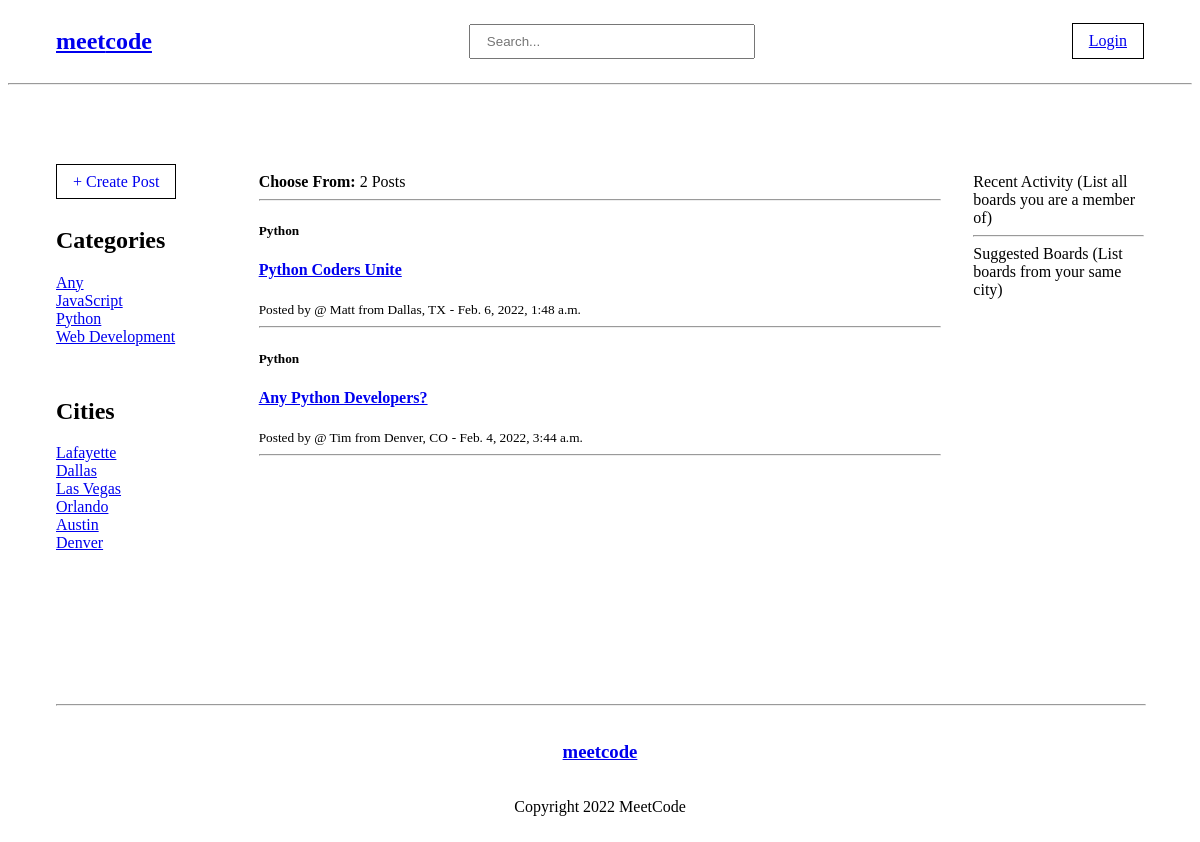
Page /?q=Python on the committed database.
### base/models.py (models this page shows, shortened)
class Category(models.Model):
    name = models.CharField(max_length=50)
    def __str__(self):
        return self.name

class Board(models.Model):
    author = models.ForeignKey(User, on_delete=models.SET_NULL, null=True)
    category = models.ForeignKey(Category, on_delete=models.SET_NULL, null=True)
    city = models.CharField(max_length=30, null=True, blank=True)
    state = models.CharField(max_length=2, null=True, blank=True)
    name = models.CharField(max_length=200)
    description = models.TextField(null=True, blank=True)
    updated = models.DateTimeField(auto_now=True)
    created = models.DateTimeField(auto_now_add=True)
    class Meta:
        ordering = ['-updated', '-created']

### base/views.py (the view)
# urls.py: path("", views.home, name="home"),
def home(request):
    query = request.GET.get('q') if request.GET.get('q') != None else ''
    board_list = Board.objects.filter(
        Q(name__icontains=query) |
        Q(city__icontains=query) |
        Q(category__name__icontains=query)
    )
    board_count = board_list.count()
    categories = Category.objects.all()[:10]
    cities = Board.objects.all()[:10]
    context = {'board_list': board_list, 'board_count': board_count, 'categories': categories, 'cities': cities}
    return render(request, 'base/home.html', context)

### base/templates/base/home.html (shortened to what this page needs)
{% extends 'layout.html' %}
{% load humanize %}
{% block content %}
<div class="main-container">
    <div class="left-sidebar">
        <div class="new-post-container">
            <a class="new-post" href="{% url 'new-board' %}">+ Create Post</a>
        </div>
        <div class="category-container">
            <h2>Categories</h2>
            <a href="{% url 'home' %}">Any</a>
            {% for category in categories %}
                <div>
                    <a href="{% url 'home' %}?q={{category.name}}">{{category.name}}</a>
                </div>
            {% endfor %}
        </div>
        <div class="category-container">
            <h2>Cities</h2>
            {% for board in cities %}
                <div>
                    <a href="{% url 'home' %}?q={{board.city}}">{{board.city.title}}</a>
                </div>
            {% endfor %}
        </div>
    </div>
    <div class="content-container">
        <div>
          <span><strong>Choose From:</strong> {{board_count}} Posts</span>
          <hr>
        </div>
        {% for board in board_list %}
            <div>
                <h5>{{board.category}}</h5>
                <h4><a href="{% url 'board' board.id %}">{{board.name}}</a></h4>
                <span><small>Posted by @ {{board.author.username.title}} from {{board.city.title}}, {{board.state.upper}}</small></span>
                <span><small>- {{board.created}} </small></span>
                <hr>
            </div>
        {% endfor %}
    </div>
    <div class="right-sidebar">
        <div class="recent-container">
            Recent Activity
            (List all boards you are a member of)
         </div>
         <hr>
        <div class="suggested-container">
            Suggested Boards
            (List boards from your same city)
         </div>
    </div>
</div>
{% endblock content %}

### templates/layout.html (style rules this page uses)
.main-container { display: grid; grid-template-columns: 1fr 4fr 1fr; padding: 3rem; gap: 2rem; }
.content-container { padding: 2rem 0; }
.left-sidebar { padding: 2rem 0; }
.right-sidebar { padding: 2rem 0; }
.new-post-container { padding-top: 0; }
.new-post { text-decoration: none; border: 1px solid #000; padding: .5rem 1rem; }
.category-container { padding: 1rem 0; }

### rows in the picture
Category: name "JavaScript"
Category: name "Python"
Category: name "Web Development"
Board: city "Lafayette"
Board: city "Dallas", category "Python", name "Python Coders Unite", author.username "Matt", state "TX", created "Feb. 6, 2022, 1:48 a.m."
Board: city "Las Vegas"
Board: city "Orlando"
Board: city "Austin"
Board: city "Denver", category "Python", name "Any Python Developers?", author.username "Tim", state "CO", created "Feb. 4, 2022, 3:44 a.m."

### other values in the picture
{{ board_count }} "2"
